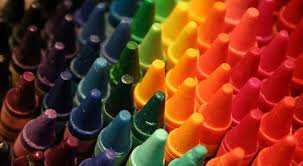
%> input picture Ex1/testImg1.jpg, 303 x 166 px
$ octave --eval "result = HarrisCornerDetector(rgb2gray(imread('../../Ex1/testImg1.jpg')));"   (GNU Octave 9; MATLAB toolbox functions it lacks are replaced by stand-ins)
%> lines starting %> are read from the running program, lines starting %| are printed output that depends on the picture; in (x1, y1, x2, y2) boxes, pixels count from 0 and x2, y2 are one past the last pixel; in counts of white or black regions, pixels touching at a corner belong together; the program's own positions count from 1
### Ex4/code/blurInImageSpace.m
function [blurImage] = blurInImageSpace(inImage, kernelSize)
%Function that performs image blurring using 2D convolution between the
%image f and a gaussian kernel g.
%in image - is the input to be blurred(grayscale double image)
%kernelSize -is the size of the gaussian in each dimension(one odd
%integer)
%blurImage - is the output blurry image(grayscale double image)

%Kernel size check
if kernelSize <= 0 || mod(kernelSize, 2) == 0
    error('Error: The kernel size must be an odd positive int')
end

%Finds image sizes
[rowSize, colSize] = size(inImage);

%In case kernel is bigger than image sizes
if kernelSize >= rowSize ||  kernelSize >= colSize
    error('Error: The kernel size must be smaller than image smallest dimensions')
end

%In case of no blur
if kernelSize == 1
    blurImage = inImage;
    return;
end

% Create the gaussian kernel
GAUSS_KERNEL = [1 1];
gaussKernel = GAUSS_KERNEL;
for i = 1:(kernelSize - 2)
    gaussKernel = conv(gaussKernel, GAUSS_KERNEL);
end

%Normalize and get 2D gauusKernel
gaussKernel2D = (gaussKernel' * gaussKernel) / sum(sum((gaussKernel' * gaussKernel)));

% Blur the image using convolotion
blurImage = conv2(inImage, gaussKernel2D, 'same');

end

### Ex4/code/nonMaximumSuppression.m
function [ result ] = nonMaximumSuppression( response )
% Find local maxima of corner metric matrix.

%deal with the frame border
response(1:2,:)=-inf;
response(:,1:2)=-inf;

response(end-1:end,:)=-inf;
response(:,end-1:end)=-inf;

BW = imregionalmax(response,8);
maxResponse=max(response(:));

BW(response<(maxResponse*0.1))=0;
result = bwmorph(BW,'shrink',Inf);

end

### Ex4/code/HarrisCornerDetector.m
function [pos] = HarrisCornerDetector(im)
%HARRISCORNERDETECTOR Extract key points from the image
% Args:
% im - grayscale image to find key points inside
% Return:
% pos - a Nx2 matrix of [x,y] key points positions in im

%% Get the Ix and Iy derivatives of the image using
% [1 0 -1] and [1; 0; -1] kernels respectively
X_DERIVATIVE_KERNEL = [1 0 -1];
Y_DERIVATIVE_KERNEL = X_DERIVATIVE_KERNEL';
Ix = conv2(im, X_DERIVATIVE_KERNEL, 'same');
Iy = conv2(im, Y_DERIVATIVE_KERNEL, 'same');

%% Blurs the images Ix^2, Iy^2, IxIy
BLUR_KERNEL_SIZE = 3;
IxIy = blurInImageSpace(Ix.*Iy, BLUR_KERNEL_SIZE);
Iy2 = blurInImageSpace(Iy.^2, BLUR_KERNEL_SIZE);
Ix2 = blurInImageSpace(Ix.^2, BLUR_KERNEL_SIZE);

%% Calculate R - Mesuring how big are the two eigenvalues of M are
% M = [Ix2, IxIy; IxIy, Iy2]     - for each pixel
% R =  det(M) -k*(trace(M))^2    - for each pixel
k = 0.04;
R = Ix2.*Iy2-IxIy.^2 -k*(Ix2+Iy2).^2;

%% Using non Maximum Suppression algortihem finds maximums
localMaximumPoints = nonMaximumSuppression(R);
[row,col] = find(localMaximumPoints);
pos = [col,row]; %Put in to table


%figure; imshow(im); hold on;
%plot(col,row,'r.');
%hold off;

end
%> in HarrisCornerDetector, `Ix = conv2(im, X_DERIVATIVE_KERNEL, 'same');`:
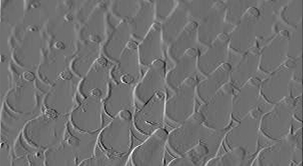
%> Ix: size 166x303 double; min -190, max 239, mean 0.1; drawn with min black and max white
%> in HarrisCornerDetector, `Iy = conv2(im, Y_DERIVATIVE_KERNEL, 'same');`:
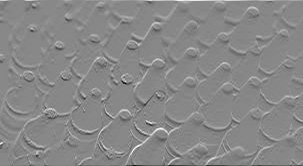
%> Iy: size 166x303 double; min -244, max 213, mean 0; drawn with min black and max white
%> call 2 of blurInImageSpace, with kernelSize = 3
%> in blurInImageSpace (call 2), `blurImage = conv2(inImage, gaussKernel2D, 'same');`:
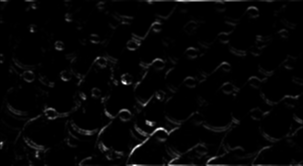
%> blurImage: size 166x303 double; min 0, max 23382.2, mean 506; drawn with min black and max white
%> call 3 of blurInImageSpace, with kernelSize = 3
%> in blurInImageSpace (call 3), `blurImage = conv2(inImage, gaussKernel2D, 'same');`:
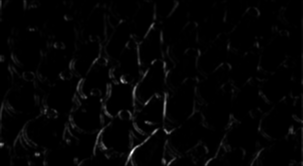
%> blurImage: size 166x303 double; min 0, max 29582.9, mean 504.3; drawn with min black and max white
%> in nonMaximumSuppression, `response(:,end-1:end)=-inf;`:
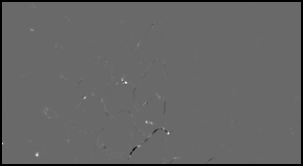
%> response: size 166x303 double; 3.7% of the values are NaN or infinite; the others: min -48211649, max 68129957.6, mean 59650; drawn with min black, max white, NaN and infinite black
%> in nonMaximumSuppression, `BW = imregionalmax(response,8);`:
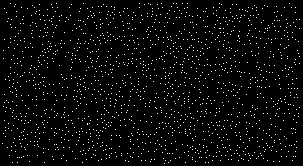
%> BW: size 166x303 logical; 3.3% white in thin lines or dots
%> in nonMaximumSuppression, `maxResponse=max(response(:));`: maxResponse = 68129957.6
%> in nonMaximumSuppression, `BW(response<(maxResponse*0.1))=0;`:
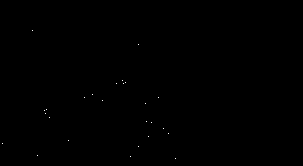
%> BW: size 166x303 logical; 0.05% white in thin lines or dots, all inside (x1, y1, x2, y2) = (2, 30, 176, 159)
%> in HarrisCornerDetector, `[row,col] = find(localMaximumPoints);`: row = 26 values from 31 to 159; col = 26 values from 3 to 176
%> in HarrisCornerDetector, `pos = [col,row];`: pos = 26 rows, first 12: [3 144; 33 31; 38 156; 45 111; 46 114; 47 110; 50 118; 69 141; 85 98; 93 95; 103 101; 117 84]
%> `result = HarrisCornerDetector(rgb2gray(imread('../../Ex1/testImg1.jpg'..`: result has the same summary as pos in HarrisCornerDetector
